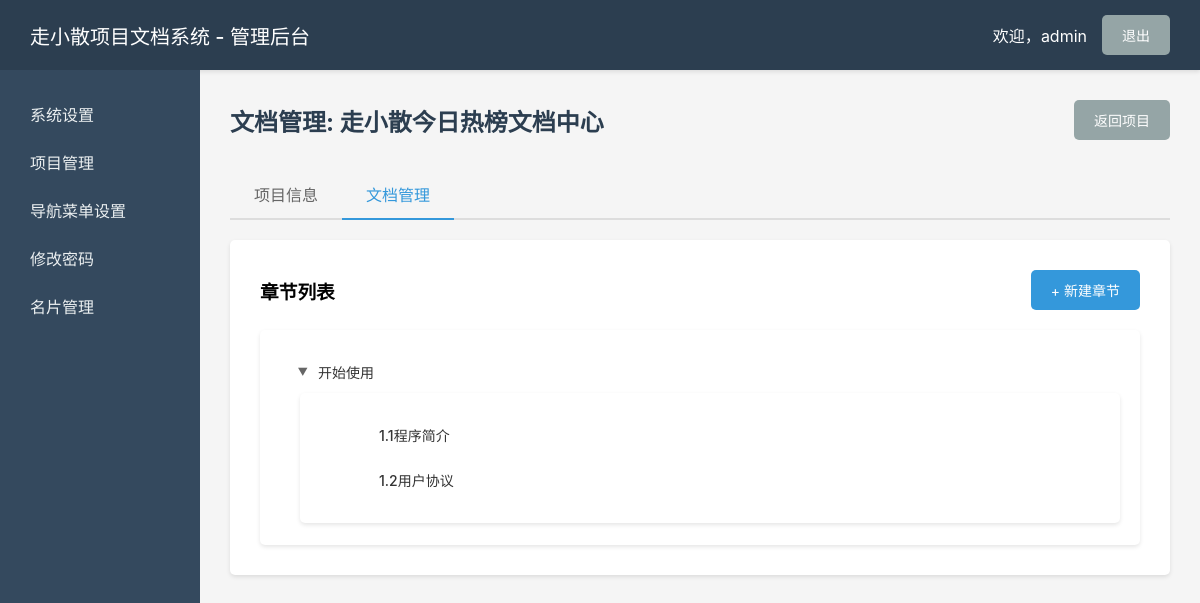
The app's page /admin/chapter_list.php?project_id=10 (signed in) with its own data.
### tables this page shows
CREATE TABLE `settings` (
  `id` int(11) NOT NULL AUTO_INCREMENT,
  `setting_key` varchar(100) NOT NULL COMMENT '设置键名',
  `setting_value` text COMMENT '设置值',
  `updated_at` datetime DEFAULT CURRENT_TIMESTAMP ON UPDATE CURRENT_TIMESTAMP,
  PRIMARY KEY (`id`),
  UNIQUE KEY `setting_key` (`setting_key`)
);

CREATE TABLE `projects` (
  `id` int(11) NOT NULL AUTO_INCREMENT,
  `name` varchar(255) NOT NULL COMMENT '项目名称',
  `description` text COMMENT '项目描述',
  `slug` varchar(255) NOT NULL COMMENT 'URL友好标识',
  `logo` varchar(255) DEFAULT NULL COMMENT 'Logo路径',
  `created_at` datetime DEFAULT CURRENT_TIMESTAMP,
  `updated_at` datetime DEFAULT CURRENT_TIMESTAMP ON UPDATE CURRENT_TIMESTAMP,
  PRIMARY KEY (`id`),
  UNIQUE KEY `slug` (`slug`)
);

CREATE TABLE `chapters` (
  `id` int(11) NOT NULL AUTO_INCREMENT,
  `project_id` int(11) NOT NULL COMMENT '所属项目ID',
  `parent_id` int(11) DEFAULT '0' COMMENT '父章节ID，0表示顶级',
  `title` varchar(255) NOT NULL COMMENT '章节标题',
  `slug` varchar(255) NOT NULL COMMENT 'URL友好标识',
  `content` longtext COMMENT 'Markdown内容',
  `html_content` longtext COMMENT '渲染后的HTML内容',
  `order` int(11) DEFAULT '0' COMMENT '排序序号',
  `created_at` datetime DEFAULT CURRENT_TIMESTAMP,
  `updated_at` datetime DEFAULT CURRENT_TIMESTAMP ON UPDATE CURRENT_TIMESTAMP,
  PRIMARY KEY (`id`),
  KEY `project_id` (`project_id`),
  KEY `parent_id` (`parent_id`),
  KEY `slug` (`slug`)
);

### admin/chapter_list.php (the view, shortened to what this page needs)
<?php
$db = Database::getInstance()->getConnection();
$project_id = $_GET['project_id'] ?? 0;
function getSetting($db, $key, $default = '') {
    $stmt = $db->prepare("SELECT setting_value FROM settings WHERE setting_key = ?");
    $stmt->execute([$key]);
    $result = $stmt->fetch();
    return $result ? $result['setting_value'] : $default;
}
$display_site_name = getSetting($db, 'site_name', SITE_NAME);
$stmt = $db->prepare("SELECT * FROM projects WHERE id = ?");
$stmt->execute([$project_id]);
$project = $stmt->fetch();
function getChaptersTree($db, $project_id, $parent_id = 0) {
    $stmt = $db->prepare("SELECT * FROM chapters WHERE project_id = ? AND parent_id = ? ORDER BY `order` ASC, id ASC");
    $stmt->execute([$project_id, $parent_id]);
    $chapters = $stmt->fetchAll();
    foreach ($chapters as &$chapter) {
        $chapter['children'] = getChaptersTree($db, $project_id, $chapter['id']);
    }
    return $chapters;
}
$chapters_tree = getChaptersTree($db, $project_id);
function renderChapters($chapters, $db, $project_id, $project_slug, $level = 0) {
    echo '<div class="chapter-outline-tree">';
    foreach ($chapters as $chapter) {
        $has_children = !empty($chapter['children']);
        echo '<div class="outline-item" data-level="' . $level . '">';
        echo '<div class="outline-item-content">';
        if ($has_children) {
            echo '<button class="outline-toggle" onclick="toggleOutlineItem(this)">▶</button>';
        } else {
            echo '<span class="outline-spacer"></span>';
        }
        echo '<div class="outline-title-wrapper">';
        echo '<span class="outline-title">' . htmlspecialchars($chapter['title']) . '</span>';
        echo '</div>';
        echo '</div>';
        if ($has_children) {
            echo '<div class="outline-children">';
            renderChapters($chapter['children'], $db, $project_id, $project_slug, $level + 1);
            echo '</div>';
        }
        echo '</div>';
    }
    echo '</div>';
}
?>
<!DOCTYPE html>
<html lang="zh-CN">
<head>
    <link rel="stylesheet" href="assets/admin.css">
    <link rel="stylesheet" href="assets/custom-styles.css">
</head>
<body>
    <div class="admin-header">
        <h1><?php echo htmlspecialchars($display_site_name); ?> - 管理后台</h1>
        <div class="admin-actions">
            <span>欢迎，<?php echo htmlspecialchars($_SESSION['admin_username']); ?></span>
            <a href="logout.php" class="btn btn-secondary">退出</a>
        </div>
    </div>
    <div class="admin-container">
        <div class="admin-sidebar">
            <nav>
                <a href="system_settings.php">系统设置</a>
                <a href="index.php">项目管理</a>
                <a href="nav_menu.php">导航菜单设置</a>
                <a href="change_password.php">修改密码</a>
                <a href="card_management.php">名片管理</a>
            </nav>
        </div>
        <div class="admin-content">
            <div class="page-header">
                <h2>文档管理: <?php echo htmlspecialchars($project['name']); ?></h2>
                <div>
                    <a href="project_edit.php?id=<?php echo $project_id; ?>" class="btn btn-secondary">返回项目</a>
                </div>
            </div>
            <div class="project-tabs">
                <a href="project_edit.php?id=<?php echo $project_id; ?>">项目信息</a>
                <a href="chapter_list.php?project_id=<?php echo $project_id; ?>" class="active">文档管理</a>
            </div>
            <div style="background: white; padding: 30px; border-radius: 5px; box-shadow: 0 2px 4px rgba(0,0,0,0.1);">
                <div style="display: flex; justify-content: space-between; align-items: center; margin-bottom: 20px;">
                    <h3 style="margin: 0;">章节列表</h3>
                    <a href="chapter_add.php?project_id=<?php echo $project_id; ?>" class="btn btn-primary">+ 新建章节</a>
                </div>
                <?php renderChapters($chapters_tree, $db, $project_id, $project['slug']); ?>
            </div>
        </div>
    </div>
</body>
</html>

### admin/assets/admin.css (style rules this page uses)
* { margin: 0; padding: 0; box-sizing: border-box; }
body { font-family: -apple-system, BlinkMacSystemFont, 'Segoe UI', 'PingFang SC', 'Hiragino Sans GB', 'Microsoft YaHei', sans-serif; background: #f5f5f5; }
.admin-header { background: #2c3e50; color: white; padding: 15px 30px; display: flex; justify-content: space-between; align-items: center; box-shadow: 0 2px 4px rgba(0,0,0,0.1); }
.admin-header h1 { font-size: 20px; font-weight: 500; }
.admin-actions { display: flex; align-items: center; gap: 15px; }
.admin-container { display: flex; min-height: calc(100vh - 60px); }
.admin-sidebar { width: 200px; background: #34495e; padding: 20px 0; }
.admin-sidebar nav a { display: block; padding: 12px 30px; color: #ecf0f1; text-decoration: none; transition: background 0.3s; }
.admin-content { flex: 1; padding: 30px; }
.page-header { display: flex; justify-content: space-between; align-items: center; margin-bottom: 30px; }
.page-header h2 { font-size: 24px; color: #2c3e50; }
.btn { display: inline-block; padding: 10px 20px; border: none; border-radius: 5px; text-decoration: none; cursor: pointer; font-size: 14px; transition: background 0.3s; }
.btn-primary { background: #3498db; color: white; }
.btn-secondary { background: #95a5a6; color: white; }
.data-table, .chapter-list, .admin-content { scrollbar-width: thin; scrollbar-color: #cbd5e0 #f7fafc; }

### admin/chapter_list.php (style rules this page uses)
.project-tabs { display: flex; border-bottom: 2px solid #ddd; margin-bottom: 20px; }
.project-tabs a { padding: 12px 24px; text-decoration: none; color: #666; border-bottom: 2px solid transparent; margin-bottom: -2px; }
.project-tabs a.active { color: #3498db; border-bottom-color: #3498db; }
.chapter-outline-tree { background: white; border-radius: 5px; padding: 20px; box-shadow: 0 2px 4px rgba(0,0,0,0.1); }
.outline-item { margin-bottom: 2px; }
.outline-item-content { display: flex; align-items: center; padding: 8px 12px; border-radius: 4px; transition: background 0.2s; position: relative; }
.outline-toggle { background: none; border: none; cursor: pointer; padding: 2px 6px; font-size: 10px; color: #666; transition: transform 0.2s; margin-right: 4px; flex-shrink: 0; }
.outline-toggle.expanded { transform: rotate(90deg); }
.outline-title-wrapper { flex: 1; display: flex; align-items: center; justify-content: space-between; min-width: 0; }
.outline-title { font-size: 14px; color: #333; font-weight: 500; flex: 1; min-width: 0; }
.outline-children { margin-left: 20px; display: none; }
.outline-children.expanded { display: block; }

### records on screen
settings: setting_value "走小散项目文档系统"
projects: name "走小散今日热榜文档中心"
chapters: title "开始使用"
chapters: title "1.1程序简介"
chapters: title "1.2用户协议"

### other values on screen
$_SESSION['admin_username'] "admin"
